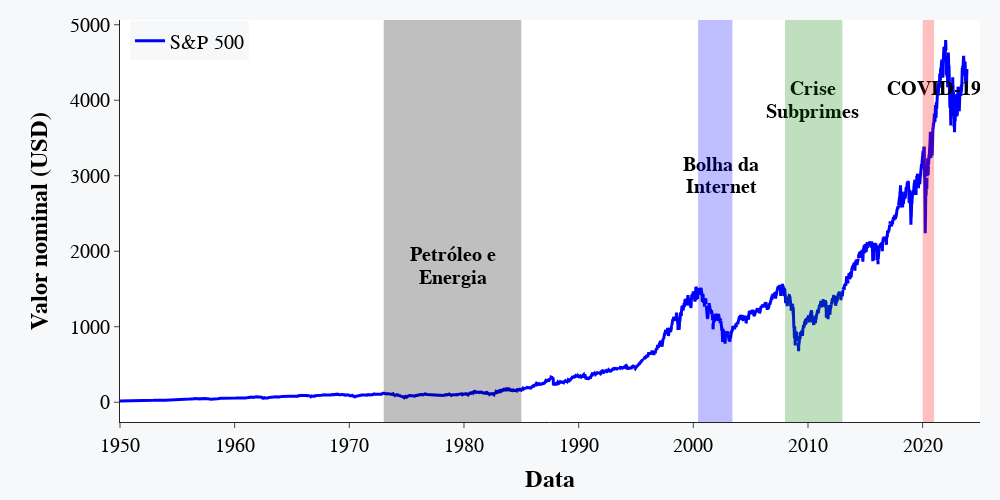

The notebook cell this image was saved under:
### Code cell
fig = go.Figure()

fig.add_trace(go.Scatter(x=ibov_sp500.index, y=ibov_sp500['^GSPC'],
                         name='S&P 500', line=dict(color='blue', width=3)))

fig.add_vrect(x0='1973', x1='1985', fillcolor="#000000", opacity=0.25, line_width=0)
fig.add_trace(go.Scatter(x=['1979'],y=[1800],mode="text",text="<b>Petróleo e",textposition="top center",showlegend=False))
fig.add_trace(go.Scatter(x=['1979'],y=[1500],mode="text",text="<b>Energia",textposition="top center",showlegend=False))

fig.add_vrect(x0='2000-06', x1='2003-06', fillcolor="blue", opacity=0.25, line_width=0)
fig.add_trace(go.Scatter(x=['2002-06'],y=[3000],mode="text",text="<b>Bolha da",textposition="top center",showlegend=False))
fig.add_trace(go.Scatter(x=['2002-06'],y=[2700],mode="text",text="<b>Internet",textposition="top center",showlegend=False))

fig.add_vrect(x0='2008', x1='2013', fillcolor="green", opacity=0.25, line_width=0)
fig.add_trace(go.Scatter(x=['2010-06'],y=[4000],mode="text",text="<b>Crise",textposition="top center",showlegend=False))
fig.add_trace(go.Scatter(x=['2010-06'],y=[3700],mode="text",text="<b>Subprimes",textposition="top center",showlegend=False))

fig.add_vrect(x0='2020', x1='2021', fillcolor="red", opacity=0.25, line_width=0)
fig.add_trace(go.Scatter(x=['2021'],y=[4000],mode="text",text="<b>COVID-19",textposition="top center",showlegend=False))

fig.update_layout(title='', xaxis_title="<b>Data", yaxis_title="<b>Valor nominal (USD)", legend_title="",
                  font=dict(family="Arial, Arial, Arial",size=20,color="black"),paper_bgcolor="#f7f8fa")

fig.update_layout(xaxis_rangeslider_visible=False, margin=dict(l=120, r=20, t=20, b=20), template = 'simple_white',
                  width=1000,height=500,legend=dict(orientation="h",yanchor="bottom",y=0.9,xanchor="right",x=0.15),
                  xaxis=dict(range=['1950', '2025']))

fig.show()

### Figure 1 — Plotly figure (JSON) as saved in the notebook; plotly's stock layout.template omitted (floating-point values rounded to 4 significant figures; data arrays with more than 128 entries replaced by an {"elided": "..."} marker saying what was removed)
{"data": [{"line": {"color": "blue", "width": 3}, "name": "S&P 500", "type": "scatter", "x": {"elided": "24269 str values"}, "y": {"elided": "24269 float values"}}, {"mode": "text", "showlegend": false, "text": "<b>Petróleo e", "textposition": "top center", "type": "scatter", "x": ["1979"], "y": [1800]}, {"mode": "text", "showlegend": false, "text": "<b>Energia", "textposition": "top center", "type": "scatter", "x": ["1979"], "y": [1500]}, {"mode": "text", "showlegend": false, "text": "<b>Bolha da", "textposition": "top center", "type": "scatter", "x": ["2002-06"], "y": [3000]}, {"mode": "text", "showlegend": false, "text": "<b>Internet", "textposition": "top center", "type": "scatter", "x": ["2002-06"], "y": [2700]}, {"mode": "text", "showlegend": false, "text": "<b>Crise", "textposition": "top center", "type": "scatter", "x": ["2010-06"], "y": [4000]}, {"mode": "text", "showlegend": false, "text": "<b>Subprimes", "textposition": "top center", "type": "scatter", "x": ["2010-06"], "y": [3700]}, {"mode": "text", "showlegend": false, "text": "<b>COVID-19", "textposition": "top center", "type": "scatter", "x": ["2021"], "y": [4000]}], "layout": {"font": {"color": "black", "family": "Arial, Arial, Arial", "size": 20}, "height": 500, "legend": {"orientation": "h", "title": {"text": ""}, "x": 0.15, "xanchor": "right", "y": 0.9, "yanchor": "bottom"}, "margin": {"b": 20, "l": 120, "r": 20, "t": 20}, "paper_bgcolor": "#f7f8fa", "shapes": [{"fillcolor": "#000000", "line": {"width": 0}, "opacity": 0.25, "type": "rect", "x0": "1973", "x1": "1985", "xref": "x", "y0": 0, "y1": 1, "yref": "y domain"}, {"fillcolor": "blue", "line": {"width": 0}, "opacity": 0.25, "type": "rect", "x0": "2000-06", "x1": "2003-06", "xref": "x", "y0": 0, "y1": 1, "yref": "y domain"}, {"fillcolor": "green", "line": {"width": 0}, "opacity": 0.25, "type": "rect", "x0": "2008", "x1": "2013", "xref": "x", "y0": 0, "y1": 1, "yref": "y domain"}, {"fillcolor": "red", "line": {"width": 0}, "opacity": 0.25, "type": "rect", "x0": "2020", "x1": "2021", "xref": "x", "y0": 0, "y1": 1, "yref": "y domain"}], "title": {"text": ""}, "width": 1000, "xaxis": {"range": ["1950", "2025"], "rangeslider": {"visible": false}, "title": {"text": "<b>Data"}}, "yaxis": {"title": {"text": "<b>Valor nominal (USD)"}}}}
